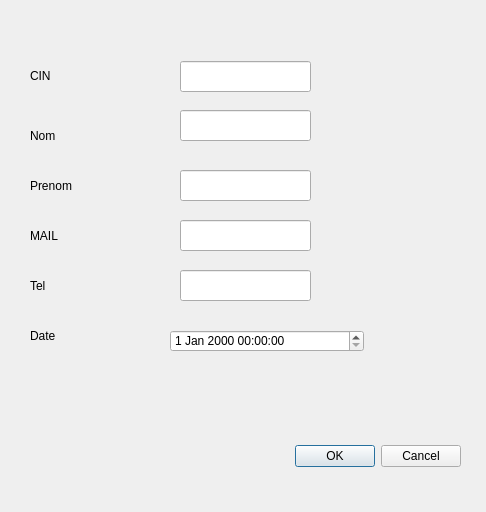
<?xml version="1.0" encoding="UTF-8"?>
<ui version="4.0">
 <class>modifier</class>
 <widget class="QDialog" name="modifier">
  <property name="geometry">
   <rect>
    <x>0</x>
    <y>0</y>
    <width>486</width>
    <height>512</height>
   </rect>
  </property>
  <property name="windowTitle">
   <string>Dialog</string>
  </property>
  <widget class="QDialogButtonBox" name="buttonBox">
   <property name="geometry">
    <rect>
     <x>120</x>
     <y>440</y>
     <width>341</width>
     <height>32</height>
    </rect>
   </property>
   <property name="orientation">
    <enum>Qt::Horizontal</enum>
   </property>
   <property name="standardButtons">
    <set>QDialogButtonBox::Cancel|QDialogButtonBox::Ok</set>
   </property>
  </widget>
  <widget class="QLabel" name="label">
   <property name="geometry">
    <rect>
     <x>30</x>
     <y>60</y>
     <width>91</width>
     <height>31</height>
    </rect>
   </property>
   <property name="text">
    <string>CIN</string>
   </property>
  </widget>
  <widget class="QLabel" name="label_2">
   <property name="geometry">
    <rect>
     <x>30</x>
     <y>120</y>
     <width>91</width>
     <height>31</height>
    </rect>
   </property>
   <property name="text">
    <string>Nom</string>
   </property>
  </widget>
  <widget class="QLabel" name="label_3">
   <property name="geometry">
    <rect>
     <x>30</x>
     <y>170</y>
     <width>91</width>
     <height>31</height>
    </rect>
   </property>
   <property name="text">
    <string>Prenom</string>
   </property>
  </widget>
  <widget class="QLabel" name="label_4">
   <property name="geometry">
    <rect>
     <x>30</x>
     <y>270</y>
     <width>91</width>
     <height>31</height>
    </rect>
   </property>
   <property name="text">
    <string>Tel</string>
   </property>
  </widget>
  <widget class="QLabel" name="label_6">
   <property name="geometry">
    <rect>
     <x>30</x>
     <y>220</y>
     <width>91</width>
     <height>31</height>
    </rect>
   </property>
   <property name="text">
    <string>MAIL</string>
   </property>
  </widget>
  <widget class="QLabel" name="label_7">
   <property name="geometry">
    <rect>
     <x>30</x>
     <y>320</y>
     <width>91</width>
     <height>31</height>
    </rect>
   </property>
   <property name="text">
    <string>Date</string>
   </property>
  </widget>
  <widget class="QLineEdit" name="lineEdit_cin">
   <property name="geometry">
    <rect>
     <x>180</x>
     <y>61</y>
     <width>131</width>
     <height>31</height>
    </rect>
   </property>
  </widget>
  <widget class="QLineEdit" name="lineEdit_nom">
   <property name="geometry">
    <rect>
     <x>180</x>
     <y>110</y>
     <width>131</width>
     <height>31</height>
    </rect>
   </property>
  </widget>
  <widget class="QLineEdit" name="lineEdit_prenom">
   <property name="geometry">
    <rect>
     <x>180</x>
     <y>170</y>
     <width>131</width>
     <height>31</height>
    </rect>
   </property>
  </widget>
  <widget class="QLineEdit" name="lineEdit_mail">
   <property name="geometry">
    <rect>
     <x>180</x>
     <y>220</y>
     <width>131</width>
     <height>31</height>
    </rect>
   </property>
  </widget>
  <widget class="QDateTimeEdit" name="dateTimeEdit">
   <property name="geometry">
    <rect>
     <x>170</x>
     <y>330</y>
     <width>194</width>
     <height>22</height>
    </rect>
   </property>
  </widget>
  <widget class="QLineEdit" name="lineEdit_tel">
   <property name="geometry">
    <rect>
     <x>180</x>
     <y>270</y>
     <width>131</width>
     <height>31</height>
    </rect>
   </property>
  </widget>
 </widget>
 <resources/>
 <connections>
  <connection>
   <sender>buttonBox</sender>
   <signal>accepted()</signal>
   <receiver>modifier</receiver>
   <slot>accept()</slot>
   <hints>
    <hint type="sourcelabel">
     <x>248</x>
     <y>254</y>
    </hint>
    <hint type="destinationlabel">
     <x>157</x>
     <y>274</y>
    </hint>
   </hints>
  </connection>
  <connection>
   <sender>buttonBox</sender>
   <signal>rejected()</signal>
   <receiver>modifier</receiver>
   <slot>reject()</slot>
   <hints>
    <hint type="sourcelabel">
     <x>316</x>
     <y>260</y>
    </hint>
    <hint type="destinationlabel">
     <x>286</x>
     <y>274</y>
    </hint>
   </hints>
  </connection>
 </connections>
</ui>
